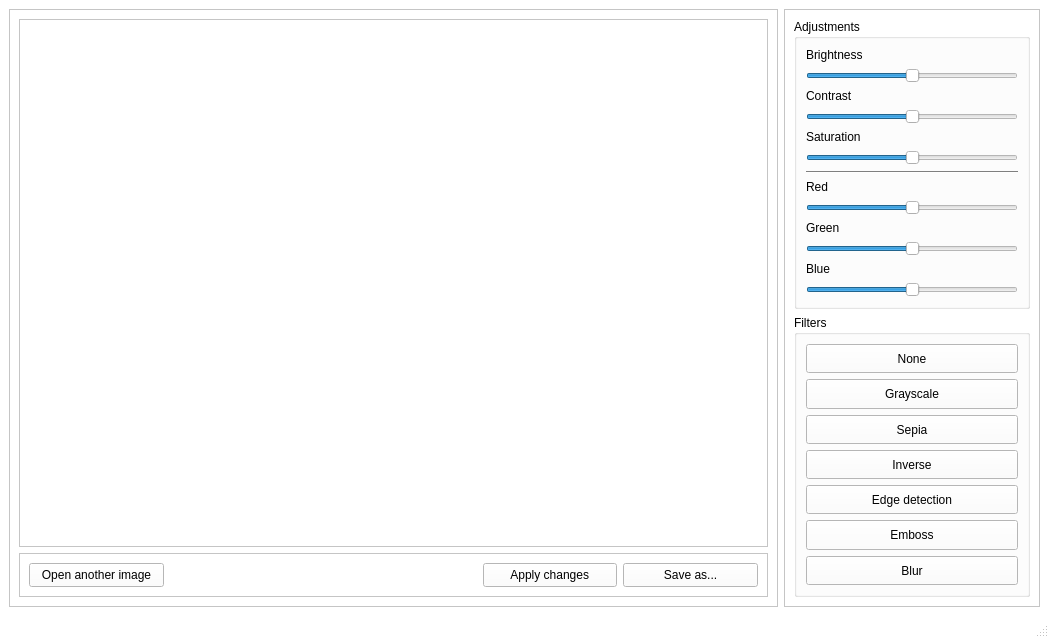
<?xml version="1.0" encoding="UTF-8"?>
<ui version="4.0">
 <class>EditingWindow</class>
 <widget class="QMainWindow" name="EditingWindow">
  <property name="geometry">
   <rect>
    <x>0</x>
    <y>0</y>
    <width>1049</width>
    <height>638</height>
   </rect>
  </property>
  <property name="sizePolicy">
   <sizepolicy hsizetype="Preferred" vsizetype="Preferred">
    <horstretch>6</horstretch>
    <verstretch>0</verstretch>
   </sizepolicy>
  </property>
  <property name="palette">
   <palette>
    <active>
     <colorrole role="WindowText">
      <brush brushstyle="SolidPattern">
       <color alpha="255">
        <red>0</red>
        <green>0</green>
        <blue>0</blue>
       </color>
      </brush>
     </colorrole>
     <colorrole role="Button">
      <brush brushstyle="SolidPattern">
       <color alpha="255">
        <red>255</red>
        <green>255</green>
        <blue>255</blue>
       </color>
      </brush>
     </colorrole>
     <colorrole role="Light">
      <brush brushstyle="SolidPattern">
       <color alpha="255">
        <red>255</red>
        <green>255</green>
        <blue>255</blue>
       </color>
      </brush>
     </colorrole>
     <colorrole role="Midlight">
      <brush brushstyle="SolidPattern">
       <color alpha="255">
        <red>255</red>
        <green>255</green>
        <blue>255</blue>
       </color>
      </brush>
     </colorrole>
     <colorrole role="Dark">
      <brush brushstyle="SolidPattern">
       <color alpha="255">
        <red>127</red>
        <green>127</green>
        <blue>127</blue>
       </color>
      </brush>
     </colorrole>
     <colorrole role="Mid">
      <brush brushstyle="SolidPattern">
       <color alpha="255">
        <red>170</red>
        <green>170</green>
        <blue>170</blue>
       </color>
      </brush>
     </colorrole>
     <colorrole role="Text">
      <brush brushstyle="SolidPattern">
       <color alpha="255">
        <red>0</red>
        <green>0</green>
        <blue>0</blue>
       </color>
      </brush>
     </colorrole>
     <colorrole role="BrightText">
      <brush brushstyle="SolidPattern">
       <color alpha="255">
        <red>255</red>
        <green>255</green>
        <blue>255</blue>
       </color>
      </brush>
     </colorrole>
     <colorrole role="ButtonText">
      <brush brushstyle="SolidPattern">
       <color alpha="255">
        <red>0</red>
        <green>0</green>
        <blue>0</blue>
       </color>
      </brush>
     </colorrole>
     <colorrole role="Base">
      <brush brushstyle="SolidPattern">
       <color alpha="255">
        <red>255</red>
        <green>255</green>
        <blue>255</blue>
       </color>
      </brush>
     </colorrole>
     <colorrole role="Window">
      <brush brushstyle="SolidPattern">
       <color alpha="255">
        <red>255</red>
        <green>255</green>
        <blue>255</blue>
       </color>
      </brush>
     </colorrole>
     <colorrole role="Shadow">
      <brush brushstyle="SolidPattern">
       <color alpha="255">
        <red>0</red>
        <green>0</green>
        <blue>0</blue>
       </color>
      </brush>
     </colorrole>
     <colorrole role="AlternateBase">
      <brush brushstyle="SolidPattern">
       <color alpha="255">
        <red>255</red>
        <green>255</green>
        <blue>255</blue>
       </color>
      </brush>
     </colorrole>
     <colorrole role="ToolTipBase">
      <brush brushstyle="SolidPattern">
       <color alpha="255">
        <red>255</red>
        <green>255</green>
        <blue>220</blue>
       </color>
      </brush>
     </colorrole>
     <colorrole role="ToolTipText">
      <brush brushstyle="SolidPattern">
       <color alpha="255">
        <red>0</red>
        <green>0</green>
        <blue>0</blue>
       </color>
      </brush>
     </colorrole>
     <colorrole role="PlaceholderText">
      <brush brushstyle="SolidPattern">
       <color alpha="127">
        <red>0</red>
        <green>0</green>
        <blue>0</blue>
       </color>
      </brush>
     </colorrole>
     <colorrole role="Accent">
      <brush brushstyle="SolidPattern">
       <color alpha="255">
        <red>255</red>
        <green>255</green>
        <blue>255</blue>
       </color>
      </brush>
     </colorrole>
    </active>
    <inactive>
     <colorrole role="WindowText">
      <brush brushstyle="SolidPattern">
       <color alpha="255">
        <red>0</red>
        <green>0</green>
        <blue>0</blue>
       </color>
      </brush>
     </colorrole>
     <colorrole role="Button">
      <brush brushstyle="SolidPattern">
       <color alpha="255">
        <red>255</red>
        <green>255</green>
        <blue>255</blue>
       </color>
      </brush>
     </colorrole>
     <colorrole role="Light">
      <brush brushstyle="SolidPattern">
       <color alpha="255">
        <red>255</red>
        <green>255</green>
        <blue>255</blue>
       </color>
      </brush>
     </colorrole>
     <colorrole role="Midlight">
      <brush brushstyle="SolidPattern">
       <color alpha="255">
        <red>255</red>
        <green>255</green>
        <blue>255</blue>
       </color>
      </brush>
     </colorrole>
     <colorrole role="Dark">
      <brush brushstyle="SolidPattern">
       <color alpha="255">
        <red>127</red>
        <green>127</green>
        <blue>127</blue>
       </color>
      </brush>
     </colorrole>
     <colorrole role="Mid">
      <brush brushstyle="SolidPattern">
       <color alpha="255">
        <red>170</red>
        <green>170</green>
        <blue>170</blue>
       </color>
      </brush>
     </colorrole>
     <colorrole role="Text">
      <brush brushstyle="SolidPattern">
       <color alpha="255">
        <red>0</red>
        <green>0</green>
        <blue>0</blue>
       </color>
      </brush>
     </colorrole>
     <colorrole role="BrightText">
      <brush brushstyle="SolidPattern">
       <color alpha="255">
        <red>255</red>
        <green>255</green>
        <blue>255</blue>
       </color>
      </brush>
     </colorrole>
     <colorrole role="ButtonText">
      <brush brushstyle="SolidPattern">
       <color alpha="255">
        <red>0</red>
        <green>0</green>
        <blue>0</blue>
       </color>
      </brush>
     </colorrole>
     <colorrole role="Base">
      <brush brushstyle="SolidPattern">
       <color alpha="255">
        <red>255</red>
        <green>255</green>
        <blue>255</blue>
       </color>
      </brush>
     </colorrole>
     <colorrole role="Window">
      <brush brushstyle="SolidPattern">
       <color alpha="255">
        <red>255</red>
        <green>255</green>
        <blue>255</blue>
       </color>
      </brush>
     </colorrole>
     <colorrole role="Shadow">
      <brush brushstyle="SolidPattern">
       <color alpha="255">
        <red>0</red>
        <green>0</green>
        <blue>0</blue>
       </color>
      </brush>
     </colorrole>
     <colorrole role="AlternateBase">
      <brush brushstyle="SolidPattern">
       <color alpha="255">
        <red>255</red>
        <green>255</green>
        <blue>255</blue>
       </color>
      </brush>
     </colorrole>
     <colorrole role="ToolTipBase">
      <brush brushstyle="SolidPattern">
       <color alpha="255">
        <red>255</red>
        <green>255</green>
        <blue>220</blue>
       </color>
      </brush>
     </colorrole>
     <colorrole role="ToolTipText">
      <brush brushstyle="SolidPattern">
       <color alpha="255">
        <red>0</red>
        <green>0</green>
        <blue>0</blue>
       </color>
      </brush>
     </colorrole>
     <colorrole role="PlaceholderText">
      <brush brushstyle="SolidPattern">
       <color alpha="127">
        <red>0</red>
        <green>0</green>
        <blue>0</blue>
       </color>
      </brush>
     </colorrole>
     <colorrole role="Accent">
      <brush brushstyle="SolidPattern">
       <color alpha="255">
        <red>255</red>
        <green>255</green>
        <blue>255</blue>
       </color>
      </brush>
     </colorrole>
    </inactive>
    <disabled>
     <colorrole role="WindowText">
      <brush brushstyle="SolidPattern">
       <color alpha="255">
        <red>127</red>
        <green>127</green>
        <blue>127</blue>
       </color>
      </brush>
     </colorrole>
     <colorrole role="Button">
      <brush brushstyle="SolidPattern">
       <color alpha="255">
        <red>255</red>
        <green>255</green>
        <blue>255</blue>
       </color>
      </brush>
     </colorrole>
     <colorrole role="Light">
      <brush brushstyle="SolidPattern">
       <color alpha="255">
        <red>255</red>
        <green>255</green>
        <blue>255</blue>
       </color>
      </brush>
     </colorrole>
     <colorrole role="Midlight">
      <brush brushstyle="SolidPattern">
       <color alpha="255">
        <red>255</red>
        <green>255</green>
        <blue>255</blue>
       </color>
      </brush>
     </colorrole>
     <colorrole role="Dark">
      <brush brushstyle="SolidPattern">
       <color alpha="255">
        <red>127</red>
        <green>127</green>
        <blue>127</blue>
       </color>
      </brush>
     </colorrole>
     <colorrole role="Mid">
      <brush brushstyle="SolidPattern">
       <color alpha="255">
        <red>170</red>
        <green>170</green>
        <blue>170</blue>
       </color>
      </brush>
     </colorrole>
     <colorrole role="Text">
      <brush brushstyle="SolidPattern">
       <color alpha="255">
        <red>127</red>
        <green>127</green>
        <blue>127</blue>
       </color>
      </brush>
     </colorrole>
     <colorrole role="BrightText">
      <brush brushstyle="SolidPattern">
       <color alpha="255">
        <red>255</red>
        <green>255</green>
        <blue>255</blue>
       </color>
      </brush>
     </colorrole>
     <colorrole role="ButtonText">
      <brush brushstyle="SolidPattern">
       <color alpha="255">
        <red>127</red>
        <green>127</green>
        <blue>127</blue>
       </color>
      </brush>
     </colorrole>
     <colorrole role="Base">
      <brush brushstyle="SolidPattern">
       <color alpha="255">
        <red>255</red>
        <green>255</green>
        <blue>255</blue>
       </color>
      </brush>
     </colorrole>
     <colorrole role="Window">
      <brush brushstyle="SolidPattern">
       <color alpha="255">
        <red>255</red>
        <green>255</green>
        <blue>255</blue>
       </color>
      </brush>
     </colorrole>
     <colorrole role="Shadow">
      <brush brushstyle="SolidPattern">
       <color alpha="255">
        <red>0</red>
        <green>0</green>
        <blue>0</blue>
       </color>
      </brush>
     </colorrole>
     <colorrole role="AlternateBase">
      <brush brushstyle="SolidPattern">
       <color alpha="255">
        <red>255</red>
        <green>255</green>
        <blue>255</blue>
       </color>
      </brush>
     </colorrole>
     <colorrole role="ToolTipBase">
      <brush brushstyle="SolidPattern">
       <color alpha="255">
        <red>255</red>
        <green>255</green>
        <blue>220</blue>
       </color>
      </brush>
     </colorrole>
     <colorrole role="ToolTipText">
      <brush brushstyle="SolidPattern">
       <color alpha="255">
        <red>0</red>
        <green>0</green>
        <blue>0</blue>
       </color>
      </brush>
     </colorrole>
     <colorrole role="PlaceholderText">
      <brush brushstyle="SolidPattern">
       <color alpha="127">
        <red>127</red>
        <green>127</green>
        <blue>127</blue>
       </color>
      </brush>
     </colorrole>
     <colorrole role="Accent">
      <brush brushstyle="SolidPattern">
       <color alpha="255">
        <red>255</red>
        <green>255</green>
        <blue>255</blue>
       </color>
      </brush>
     </colorrole>
    </disabled>
   </palette>
  </property>
  <property name="windowTitle">
   <string>MainWindow</string>
  </property>
  <widget class="QWidget" name="centralwidget">
   <property name="sizePolicy">
    <sizepolicy hsizetype="Preferred" vsizetype="Preferred">
     <horstretch>0</horstretch>
     <verstretch>0</verstretch>
    </sizepolicy>
   </property>
   <layout class="QHBoxLayout" name="horizontalLayout">
    <item>
     <widget class="QFrame" name="frame_2">
      <property name="sizePolicy">
       <sizepolicy hsizetype="Preferred" vsizetype="Preferred">
        <horstretch>6</horstretch>
        <verstretch>0</verstretch>
       </sizepolicy>
      </property>
      <property name="frameShape">
       <enum>QFrame::StyledPanel</enum>
      </property>
      <property name="frameShadow">
       <enum>QFrame::Raised</enum>
      </property>
      <layout class="QVBoxLayout" name="verticalLayout_4">
       <item>
        <widget class="QGraphicsView" name="imageView">
         <property name="sizePolicy">
          <sizepolicy hsizetype="Expanding" vsizetype="Expanding">
           <horstretch>0</horstretch>
           <verstretch>12</verstretch>
          </sizepolicy>
         </property>
        </widget>
       </item>
       <item>
        <widget class="QFrame" name="frame_3">
         <property name="sizePolicy">
          <sizepolicy hsizetype="Preferred" vsizetype="Preferred">
           <horstretch>0</horstretch>
           <verstretch>1</verstretch>
          </sizepolicy>
         </property>
         <property name="frameShape">
          <enum>QFrame::StyledPanel</enum>
         </property>
         <property name="frameShadow">
          <enum>QFrame::Raised</enum>
         </property>
         <layout class="QHBoxLayout" name="horizontalLayout_2">
          <item>
           <widget class="QPushButton" name="another_image_button">
            <property name="sizePolicy">
             <sizepolicy hsizetype="Minimum" vsizetype="Preferred">
              <horstretch>2</horstretch>
              <verstretch>0</verstretch>
             </sizepolicy>
            </property>
            <property name="text">
             <string> Open another image </string>
            </property>
           </widget>
          </item>
          <item>
           <spacer name="horizontalSpacer_2">
            <property name="orientation">
             <enum>Qt::Horizontal</enum>
            </property>
            <property name="sizeHint" stdset="0">
             <size>
              <width>150</width>
              <height>20</height>
             </size>
            </property>
           </spacer>
          </item>
          <item>
           <widget class="QLabel" name="filename_label">
            <property name="sizePolicy">
             <sizepolicy hsizetype="Maximum" vsizetype="Preferred">
              <horstretch>0</horstretch>
              <verstretch>0</verstretch>
             </sizepolicy>
            </property>
            <property name="text">
             <string/>
            </property>
            <property name="alignment">
             <set>Qt::AlignCenter</set>
            </property>
           </widget>
          </item>
          <item>
           <spacer name="horizontalSpacer">
            <property name="orientation">
             <enum>Qt::Horizontal</enum>
            </property>
            <property name="sizeHint" stdset="0">
             <size>
              <width>150</width>
              <height>20</height>
             </size>
            </property>
           </spacer>
          </item>
          <item>
           <widget class="QPushButton" name="apply_changes_button">
            <property name="sizePolicy">
             <sizepolicy hsizetype="Preferred" vsizetype="Preferred">
              <horstretch>2</horstretch>
              <verstretch>0</verstretch>
             </sizepolicy>
            </property>
            <property name="text">
             <string> Apply changes </string>
            </property>
           </widget>
          </item>
          <item>
           <widget class="QPushButton" name="save_as_button">
            <property name="sizePolicy">
             <sizepolicy hsizetype="Preferred" vsizetype="Preferred">
              <horstretch>2</horstretch>
              <verstretch>0</verstretch>
             </sizepolicy>
            </property>
            <property name="text">
             <string>Save as...</string>
            </property>
           </widget>
          </item>
         </layout>
        </widget>
       </item>
      </layout>
     </widget>
    </item>
    <item>
     <widget class="QFrame" name="frame">
      <property name="sizePolicy">
       <sizepolicy hsizetype="Preferred" vsizetype="Preferred">
        <horstretch>2</horstretch>
        <verstretch>0</verstretch>
       </sizepolicy>
      </property>
      <property name="frameShape">
       <enum>QFrame::StyledPanel</enum>
      </property>
      <property name="frameShadow">
       <enum>QFrame::Raised</enum>
      </property>
      <layout class="QVBoxLayout" name="verticalLayout_3">
       <item>
        <widget class="QGroupBox" name="groupBox">
         <property name="sizePolicy">
          <sizepolicy hsizetype="Preferred" vsizetype="Preferred">
           <horstretch>2</horstretch>
           <verstretch>2</verstretch>
          </sizepolicy>
         </property>
         <property name="title">
          <string>Adjustments</string>
         </property>
         <layout class="QVBoxLayout" name="verticalLayout">
          <item>
           <widget class="QLabel" name="brightness_label">
            <property name="text">
             <string>Brightness</string>
            </property>
           </widget>
          </item>
          <item>
           <widget class="QSlider" name="brighntess_slider">
            <property name="minimum">
             <number>-100</number>
            </property>
            <property name="maximum">
             <number>100</number>
            </property>
            <property name="orientation">
             <enum>Qt::Horizontal</enum>
            </property>
           </widget>
          </item>
          <item>
           <widget class="QLabel" name="contrast_label">
            <property name="text">
             <string>Contrast</string>
            </property>
           </widget>
          </item>
          <item>
           <widget class="QSlider" name="contrast_slider">
            <property name="minimum">
             <number>-100</number>
            </property>
            <property name="maximum">
             <number>100</number>
            </property>
            <property name="orientation">
             <enum>Qt::Horizontal</enum>
            </property>
           </widget>
          </item>
          <item>
           <widget class="QLabel" name="saturation_label">
            <property name="text">
             <string>Saturation</string>
            </property>
           </widget>
          </item>
          <item>
           <widget class="QSlider" name="saturation_slider">
            <property name="minimum">
             <number>-100</number>
            </property>
            <property name="maximum">
             <number>100</number>
            </property>
            <property name="orientation">
             <enum>Qt::Horizontal</enum>
            </property>
           </widget>
          </item>
          <item>
           <widget class="Line" name="line">
            <property name="orientation">
             <enum>Qt::Horizontal</enum>
            </property>
           </widget>
          </item>
          <item>
           <widget class="QLabel" name="red_slider_label">
            <property name="text">
             <string>Red</string>
            </property>
           </widget>
          </item>
          <item>
           <widget class="QSlider" name="red_slider">
            <property name="minimum">
             <number>-100</number>
            </property>
            <property name="maximum">
             <number>100</number>
            </property>
            <property name="orientation">
             <enum>Qt::Horizontal</enum>
            </property>
           </widget>
          </item>
          <item>
           <widget class="QLabel" name="green_slider_label">
            <property name="text">
             <string>Green</string>
            </property>
           </widget>
          </item>
          <item>
           <widget class="QSlider" name="green_slider">
            <property name="minimum">
             <number>-100</number>
            </property>
            <property name="maximum">
             <number>100</number>
            </property>
            <property name="orientation">
             <enum>Qt::Horizontal</enum>
            </property>
           </widget>
          </item>
          <item>
           <widget class="QLabel" name="blue_slider_label">
            <property name="text">
             <string>Blue</string>
            </property>
           </widget>
          </item>
          <item>
           <widget class="QSlider" name="blue_slider">
            <property name="minimum">
             <number>-100</number>
            </property>
            <property name="maximum">
             <number>100</number>
            </property>
            <property name="orientation">
             <enum>Qt::Horizontal</enum>
            </property>
           </widget>
          </item>
         </layout>
        </widget>
       </item>
       <item>
        <widget class="QGroupBox" name="groupBox_2">
         <property name="sizePolicy">
          <sizepolicy hsizetype="Preferred" vsizetype="Preferred">
           <horstretch>0</horstretch>
           <verstretch>3</verstretch>
          </sizepolicy>
         </property>
         <property name="title">
          <string>Filters</string>
         </property>
         <layout class="QVBoxLayout" name="verticalLayout_2">
          <item>
           <widget class="QPushButton" name="none_button">
            <property name="sizePolicy">
             <sizepolicy hsizetype="Minimum" vsizetype="Preferred">
              <horstretch>0</horstretch>
              <verstretch>0</verstretch>
             </sizepolicy>
            </property>
            <property name="text">
             <string>None</string>
            </property>
           </widget>
          </item>
          <item>
           <widget class="QPushButton" name="grayscale_button">
            <property name="sizePolicy">
             <sizepolicy hsizetype="Minimum" vsizetype="Preferred">
              <horstretch>0</horstretch>
              <verstretch>0</verstretch>
             </sizepolicy>
            </property>
            <property name="text">
             <string>Grayscale</string>
            </property>
           </widget>
          </item>
          <item>
           <widget class="QPushButton" name="sepia_button">
            <property name="sizePolicy">
             <sizepolicy hsizetype="Minimum" vsizetype="Preferred">
              <horstretch>0</horstretch>
              <verstretch>0</verstretch>
             </sizepolicy>
            </property>
            <property name="text">
             <string>Sepia</string>
            </property>
           </widget>
          </item>
          <item>
           <widget class="QPushButton" name="inverse_button">
            <property name="sizePolicy">
             <sizepolicy hsizetype="Minimum" vsizetype="Preferred">
              <horstretch>0</horstretch>
              <verstretch>0</verstretch>
             </sizepolicy>
            </property>
            <property name="text">
             <string>Inverse</string>
            </property>
           </widget>
          </item>
          <item>
           <widget class="QPushButton" name="edge_detection_button">
            <property name="sizePolicy">
             <sizepolicy hsizetype="Minimum" vsizetype="Preferred">
              <horstretch>0</horstretch>
              <verstretch>0</verstretch>
             </sizepolicy>
            </property>
            <property name="text">
             <string>Edge detection</string>
            </property>
           </widget>
          </item>
          <item>
           <widget class="QPushButton" name="emboss_button">
            <property name="sizePolicy">
             <sizepolicy hsizetype="Minimum" vsizetype="Preferred">
              <horstretch>0</horstretch>
              <verstretch>0</verstretch>
             </sizepolicy>
            </property>
            <property name="text">
             <string>Emboss</string>
            </property>
           </widget>
          </item>
          <item>
           <widget class="QPushButton" name="blur_button">
            <property name="sizePolicy">
             <sizepolicy hsizetype="Minimum" vsizetype="Preferred">
              <horstretch>0</horstretch>
              <verstretch>0</verstretch>
             </sizepolicy>
            </property>
            <property name="text">
             <string>Blur</string>
            </property>
           </widget>
          </item>
         </layout>
        </widget>
       </item>
      </layout>
     </widget>
    </item>
   </layout>
  </widget>
  <widget class="QMenuBar" name="menubar">
   <property name="geometry">
    <rect>
     <x>0</x>
     <y>0</y>
     <width>1049</width>
     <height>21</height>
    </rect>
   </property>
  </widget>
  <widget class="QStatusBar" name="statusbar"/>
 </widget>
 <resources/>
 <connections/>
</ui>
